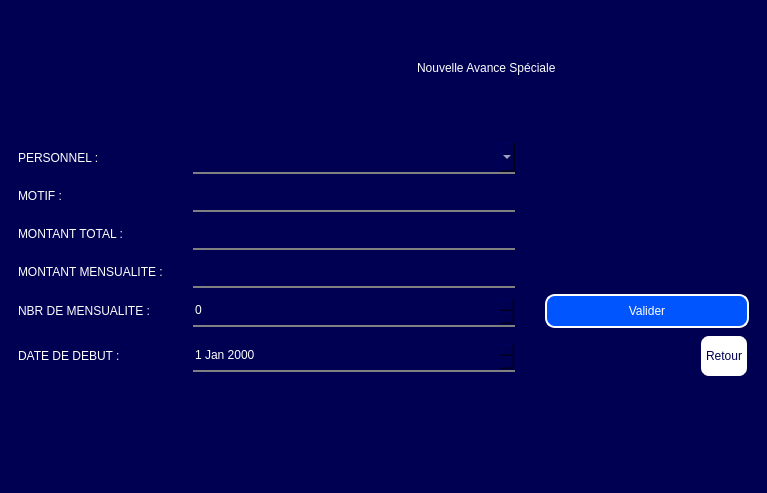
<?xml version="1.0" encoding="UTF-8"?>
<ui version="4.0">
 <class>addAS</class>
 <widget class="QMainWindow" name="addAS">
  <property name="geometry">
   <rect>
    <x>0</x>
    <y>0</y>
    <width>767</width>
    <height>493</height>
   </rect>
  </property>
  <property name="windowTitle">
   <string>Avance Spéciale</string>
  </property>
  <property name="windowIcon">
   <iconset>
    <normaloff>AIM.JPG</normaloff>AIM.JPG</iconset>
  </property>
  <property name="styleSheet">
   <string notr="true">Background:rgb(0, 0, 83);
color:White</string>
  </property>
  <widget class="QWidget" name="centralwidget">
   <layout class="QVBoxLayout" name="verticalLayout">
    <item>
     <widget class="QWidget" name="header" native="true">
      <layout class="QHBoxLayout" name="horizontalLayout_4">
       <item>
        <widget class="QLabel" name="label">
         <property name="minimumSize">
          <size>
           <width>200</width>
           <height>100</height>
          </size>
         </property>
         <property name="maximumSize">
          <size>
           <width>100</width>
           <height>200</height>
          </size>
         </property>
         <property name="text">
          <string/>
         </property>
         <property name="pixmap">
          <pixmap>AIM.JPG</pixmap>
         </property>
         <property name="scaledContents">
          <bool>true</bool>
         </property>
        </widget>
       </item>
       <item>
        <spacer name="horizontalSpacer_2">
         <property name="orientation">
          <enum>Qt::Horizontal</enum>
         </property>
         <property name="sizeHint" stdset="0">
          <size>
           <width>40</width>
           <height>20</height>
          </size>
         </property>
        </spacer>
       </item>
       <item>
        <layout class="QVBoxLayout" name="verticalLayout_2">
         <item>
          <spacer name="verticalSpacer_2">
           <property name="orientation">
            <enum>Qt::Vertical</enum>
           </property>
           <property name="sizeHint" stdset="0">
            <size>
             <width>20</width>
             <height>40</height>
            </size>
           </property>
          </spacer>
         </item>
         <item>
          <widget class="QLabel" name="gp_title">
           <property name="styleSheet">
            <string notr="true">
	font: 75 20pt &quot;Rockwell&quot;;
	color: white;
	border-radius:20px;
	text-align:left;
	padding-left:5px;
	padding-right:5px;</string>
           </property>
           <property name="text">
            <string>Nouvelle Avance Spéciale</string>
           </property>
          </widget>
         </item>
         <item>
          <spacer name="verticalSpacer_3">
           <property name="orientation">
            <enum>Qt::Vertical</enum>
           </property>
           <property name="sizeHint" stdset="0">
            <size>
             <width>20</width>
             <height>40</height>
            </size>
           </property>
          </spacer>
         </item>
        </layout>
       </item>
       <item>
        <spacer name="horizontalSpacer">
         <property name="orientation">
          <enum>Qt::Horizontal</enum>
         </property>
         <property name="sizeHint" stdset="0">
          <size>
           <width>40</width>
           <height>20</height>
          </size>
         </property>
        </spacer>
       </item>
      </layout>
     </widget>
    </item>
    <item>
     <widget class="QWidget" name="gridWidget" native="true">
      <property name="styleSheet">
       <string notr="true">QLineEdit,QDateEdit,QComboBox,QSpinBox{
	height:30px;
	font: 75 8pt &quot;System&quot;;
border:none;
border-bottom:2px solid gray
}
QPushButton{
	height:30px;
	border-radius:10;
	font: 75 8pt &quot;System&quot;;
}
QLabel{
	height:30px;
	font: 75 8pt &quot;System&quot;;
}
</string>
      </property>
      <layout class="QGridLayout" name="gridLayout">
       <property name="horizontalSpacing">
        <number>30</number>
       </property>
       <item row="1" column="0">
        <widget class="QLabel" name="label_3">
         <property name="text">
          <string>MOTIF :</string>
         </property>
        </widget>
       </item>
       <item row="3" column="0">
        <widget class="QLabel" name="label_5">
         <property name="text">
          <string>MONTANT MENSUALITE :</string>
         </property>
        </widget>
       </item>
       <item row="2" column="1">
        <widget class="QLineEdit" name="lineEdit_3"/>
       </item>
       <item row="2" column="0">
        <widget class="QLabel" name="label_4">
         <property name="text">
          <string>MONTANT TOTAL :</string>
         </property>
        </widget>
       </item>
       <item row="4" column="0">
        <widget class="QLabel" name="label_6">
         <property name="text">
          <string>NBR DE MENSUALITE :</string>
         </property>
        </widget>
       </item>
       <item row="0" column="0">
        <widget class="QLabel" name="label_2">
         <property name="styleSheet">
          <string notr="true"/>
         </property>
         <property name="text">
          <string>PERSONNEL :</string>
         </property>
        </widget>
       </item>
       <item row="1" column="1">
        <widget class="QLineEdit" name="lineEdit_2">
         <property name="text">
          <string/>
         </property>
        </widget>
       </item>
       <item row="5" column="0">
        <widget class="QLabel" name="label_7">
         <property name="text">
          <string>DATE DE DEBUT :</string>
         </property>
        </widget>
       </item>
       <item row="3" column="1">
        <widget class="QLineEdit" name="lineEdit_4"/>
       </item>
       <item row="5" column="2" alignment="Qt::AlignRight">
        <widget class="QPushButton" name="pb_addAS_retour">
         <property name="styleSheet">
          <string notr="true">border:2px solid rgb(0, 0, 83);
color:rgb(0, 0, 83);
border-radius:10px;
padding:5px;
background:white;</string>
         </property>
         <property name="text">
          <string>Retour</string>
         </property>
         <property name="icon">
          <iconset>
           <normaloff>Images/Gestion du personnel/FLS01315.png</normaloff>Images/Gestion du personnel/FLS01315.png</iconset>
         </property>
         <property name="iconSize">
          <size>
           <width>32</width>
           <height>32</height>
          </size>
         </property>
        </widget>
       </item>
       <item row="4" column="2">
        <widget class="QPushButton" name="pushButton_2">
         <property name="styleSheet">
          <string notr="true">width:200px;
background:rgb(0, 85, 255);
color:white;
border:2px solid white</string>
         </property>
         <property name="text">
          <string>Valider</string>
         </property>
        </widget>
       </item>
       <item row="0" column="1">
        <widget class="QComboBox" name="comboBox"/>
       </item>
       <item row="4" column="1">
        <widget class="QSpinBox" name="spinBox"/>
       </item>
       <item row="5" column="1">
        <widget class="QDateEdit" name="dateEdit"/>
       </item>
      </layout>
     </widget>
    </item>
    <item>
     <spacer name="verticalSpacer">
      <property name="orientation">
       <enum>Qt::Vertical</enum>
      </property>
      <property name="sizeHint" stdset="0">
       <size>
        <width>20</width>
        <height>40</height>
       </size>
      </property>
     </spacer>
    </item>
   </layout>
  </widget>
 </widget>
 <resources/>
 <connections/>
</ui>
